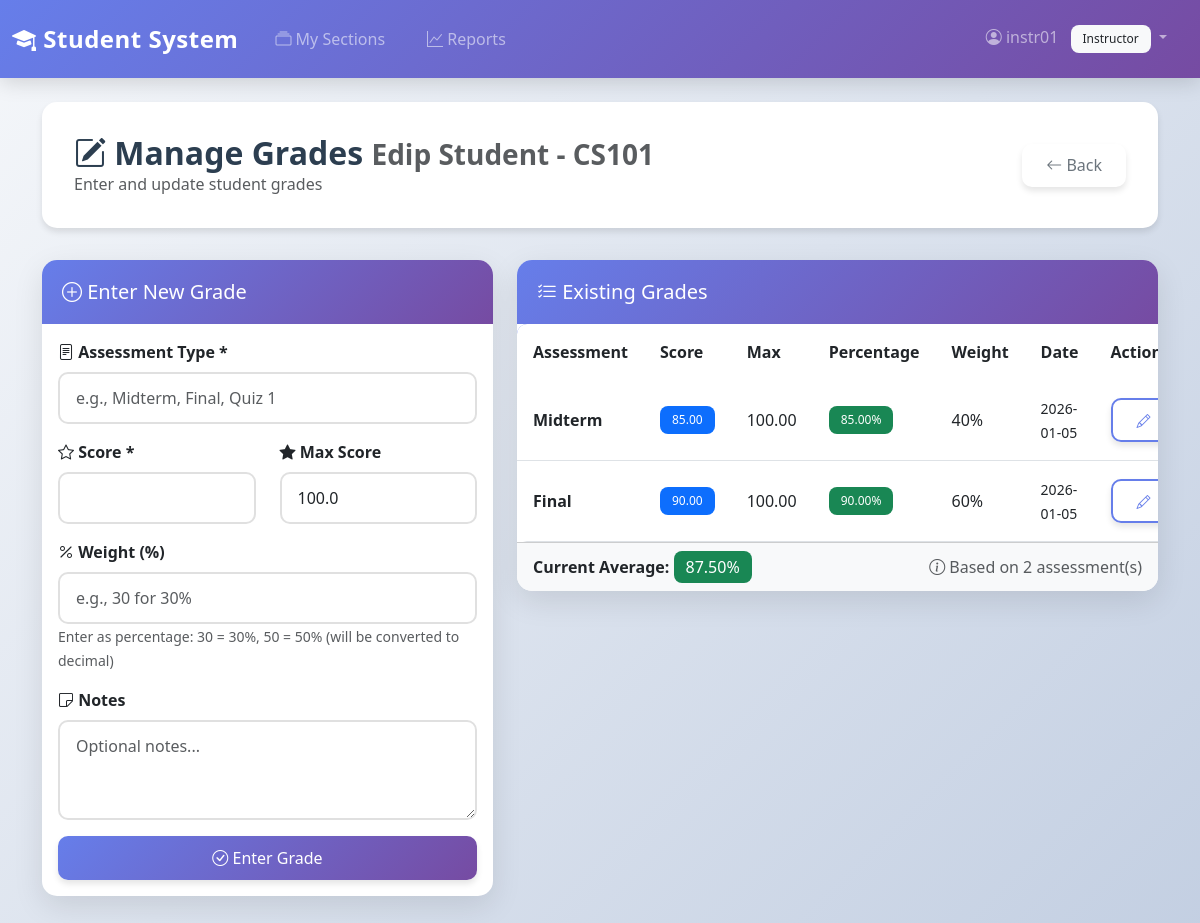
/instructor/enrollments/13/grades (signed in), run on the app's committed database.
### models/user.py (models this page shows, shortened)
class User(UserMixin, db.Model):
    __tablename__ = 'users'
    user_id = db.Column(db.Integer, primary_key=True)
    username = db.Column(db.String(50), unique=True, nullable=False, index=True)
    password_hash = db.Column(db.String(255), nullable=False)
    role = db.Column(db.String(20), nullable=False, index=True)  # Admin, Instructor, Student
    created_at = db.Column(db.DateTime, server_default=db.func.now())

### models/student.py (models this page shows, shortened)
class Student(db.Model):
    __tablename__ = 'students'
    student_id = db.Column(db.Integer, primary_key=True)
    user_id = db.Column(db.Integer, db.ForeignKey('users.user_id', ondelete='CASCADE'), unique=True, nullable=False)
    first_name = db.Column(db.String(50), nullable=False)
    last_name = db.Column(db.String(50), nullable=False)
    email = db.Column(db.String(100), unique=True, nullable=False)
    phone = db.Column(db.String(20), nullable=True)
    date_of_birth = db.Column(db.Date, nullable=True)
    enrollment_date = db.Column(db.Date, nullable=True)
    enrollments = db.relationship('Enrollment', backref='student', lazy='dynamic', cascade='all, delete-orphan')
    @property
    def student_name(self):
        return f"{self.first_name} {self.last_name}".strip()
    @property
    def full_name(self):
        return self.student_name

### models/course.py (models this page shows, shortened)
class Course(db.Model):
    __tablename__ = 'courses'
    course_id = db.Column(db.Integer, primary_key=True)
    course_code = db.Column(db.String(20), unique=True, nullable=False)
    course_name = db.Column(db.String(100), nullable=False)
    description = db.Column(db.Text, nullable=True)
    credits = db.Column(db.Integer, nullable=False)
    department = db.Column(db.String(100), nullable=True)  # String, not foreign key in SQL
    sections = db.relationship('ClassSection', backref='course', lazy='dynamic', cascade='all, delete-orphan')

### models/grade.py (models this page shows, shortened)
class Grade(db.Model):
    __tablename__ = 'grades'
    grade_id = db.Column(db.Integer, primary_key=True)
    enrollment_id = db.Column(db.Integer, db.ForeignKey('enrollments.enrollment_id', ondelete='CASCADE'), nullable=False)
    assessment_type = db.Column(db.String(50), nullable=False)  # SQL'de string, not foreign key
    score = db.Column(db.Numeric(5, 2), nullable=False)
    max_score = db.Column(db.Numeric(5, 2), default=100.00, nullable=True)
    weight = db.Column(db.Numeric(5, 2), nullable=True)
    graded_date = db.Column(db.Date, server_default=db.func.current_date(), nullable=True)
    notes = db.Column(db.Text, nullable=True)

### controllers/instructor.py (the view, shortened to what this page needs)
@instructor_bp.route('/enrollments/<int:enrollment_id>/grades', methods=['GET', 'POST'])
@instructor_required
def manage_grades(enrollment_id):
    from models import Instructor, User
    from database import db
    instructor = None
    if current_user.user_id:
        instructor = db.session.query(Instructor).filter_by(user_id=current_user.user_id).first()
    if not instructor:
        user = db.session.query(User).filter_by(username=current_user.username).first()
        if user and user.user_id:
            instructor = db.session.query(Instructor).filter_by(user_id=user.user_id).first()
    if not instructor:
        flash('Instructor profile not found', 'danger')
        return redirect(url_for('auth.logout'))
    from repositories import EnrollmentRepository
    enrollment = EnrollmentRepository.get_by_id(enrollment_id)
    if not enrollment or enrollment.section.instructor_id != instructor.instructor_id:
        flash('Enrollment not found or access denied', 'danger')
        return redirect(url_for('instructor.dashboard'))
    grades = GradeRepository.get_by_enrollment(enrollment_id)
    form = GradeForm(request.form)
    return render_template('instructor/grades.html', enrollment=enrollment, grades=grades, form=form)

### templates/instructor/grades.html (shortened to what this page needs)
{% extends "base.html" %}
{% block content %}
<div class="page-header">
    <div class="d-flex justify-content-between align-items-center">
        <div>
            <h2>
                <i class="bi bi-pencil-square"></i> Manage Grades
                <small class="text-muted">{{ enrollment.student.full_name }} - {{ enrollment.section.course.course_code }}</small>
            </h2>
            <p class="text-muted mb-0">Enter and update student grades</p>
        </div>
        <a href="{{ url_for('instructor.view_section', section_id=enrollment.section_id) }}" class="btn btn-outline-secondary">
            <i class="bi bi-arrow-left"></i> Back
        </a>
    </div>
</div>
<div class="row g-4">
    <div class="col-md-5">
        <div class="card">
            <div class="card-header text-white">
                <h5 class="mb-0"><i class="bi bi-plus-circle"></i> Enter New Grade</h5>
            </div>
            <div class="card-body">
                <form method="POST">
                    <div class="mb-3">
                        <label for="assessment_type" class="form-label fw-bold">
                            <i class="bi bi-file-text"></i> Assessment Type *
                        </label>
                        <input type="text" class="form-control" id="assessment_type" name="assessment_type"
                               value="{{ form.assessment_type.data or '' }}"
                               placeholder="e.g., Midterm, Final, Quiz 1" required>
                    </div>
                    <div class="row">
                        <div class="col-md-6">
                            <div class="mb-3">
                                <label for="score" class="form-label fw-bold">
                                    <i class="bi bi-star"></i> Score *
                                </label>
                                <input type="number" step="0.01" class="form-control" id="score" name="score"
                                       value="{{ form.score.data or '' }}" required>
                            </div>
                        </div>
                        <div class="col-md-6">
                            <div class="mb-3">
                                <label for="max_score" class="form-label fw-bold">
                                    <i class="bi bi-star-fill"></i> Max Score
                                </label>
                                <input type="number" step="0.01" class="form-control" id="max_score" name="max_score"
                                       value="{{ form.max_score.data or 100.00 }}">
                            </div>
                        </div>
                    </div>
                    <div class="mb-3">
                        <label for="weight" class="form-label fw-bold">
                            <i class="bi bi-percent"></i> Weight (%)
                        </label>
                        <input type="number" step="0.01" min="0" max="100" class="form-control" id="weight" name="weight"
                               value="{{ form.weight.data or '' }}" placeholder="e.g., 30 for 30%">
                        <small class="text-muted">Enter as percentage: 30 = 30%, 50 = 50% (will be converted to decimal)</small>
                    </div>
                    <div class="mb-3">
                        <label for="notes" class="form-label fw-bold">
                            <i class="bi bi-sticky"></i> Notes
                        </label>
                        <textarea class="form-control" id="notes" name="notes" rows="3" placeholder="Optional notes...">{{ form.notes.data or '' }}</textarea>
                    </div>
                    <button type="submit" class="btn btn-primary w-100">
                        <i class="bi bi-check-circle"></i> Enter Grade
                    </button>
                </form>
            </div>
        </div>
    </div>
    <div class="col-md-7">
        <div class="card">
            <div class="card-header text-white bg-info">
                <h5 class="mb-0"><i class="bi bi-list-check"></i> Existing Grades</h5>
            </div>
            <div class="card-body p-0">
                <div class="table-responsive">
                    <table class="table table-hover mb-0">
                        <thead>
                            <tr>
                                <th>Assessment</th>
                                <th>Score</th>
                                <th>Max</th>
                                <th>Percentage</th>
                                <th>Weight</th>
                                <th>Date</th>
                                <th>Actions</th>
                            </tr>
                        </thead>
                        <tbody>
                            {% for grade in grades %}
                            <tr>
                                <td><strong>{{ grade.assessment_type }}</strong></td>
                                <td><span class="badge bg-primary">{{ "%.2f"|format(grade.score) }}</span></td>
                                <td>{{ "%.2f"|format(grade.max_score) }}</td>
                                <td>
                                    <span class="badge bg-{{ 'success' if (grade.score / grade.max_score * 100) >= 70 else 'warning' if (grade.score / grade.max_score * 100) >= 50 else 'danger' }}">
                                        {{ "%.2f"|format((grade.score / grade.max_score) * 100) }}%
                                    </span>
                                </td>
                                <td>
                                    {% if grade.weight %}
                                        {{ "%.0f"|format(grade.weight * 100) }}%
                                    {% else %}
                                        -
                                    {% endif %}
                                </td>
                                <td><small>{{ grade.graded_date }}</small></td>
                                <td>
                                    <div class="btn-group" role="group">
                                        <a href="{{ url_for('instructor.edit_grade', grade_id=grade.grade_id) }}" class="btn btn-sm btn-outline-primary">
                                            <i class="bi bi-pencil"></i>
                                        </a>
                                    </div>
                                </td>
                            </tr>
                            {% endfor %}
                        </tbody>
                    </table>
                </div>
                {% if grades %}
                <div class="card-footer bg-light">
                    <div class="d-flex justify-content-between align-items-center">
                        <div>
                            <strong>Current Average:</strong>
                            {% set total_score = grades | sum(attribute='score') %}
                            {% set total_max = grades | sum(attribute='max_score') %}
                            {% set avg = (total_score / total_max * 100) if total_max > 0 else 0 %}
                            <span class="badge bg-{{ 'success' if avg >= 70 else 'warning' if avg >= 50 else 'danger' }} fs-6">
                                {{ "%.2f"|format(avg) }}%
                            </span>
                        </div>
                        <div>
                            <span class="text-muted">
                                <i class="bi bi-info-circle"></i> Based on {{ grades|length }} assessment(s)
                            </span>
                        </div>
                    </div>
                </div>
                {% endif %}
            </div>
        </div>
    </div>
</div>
{% endblock %}

### templates/base.html (shortened to what this page needs)
<!DOCTYPE html>
<html lang="en">
<head>
    <link href="https://cdn.jsdelivr.net/npm/bootstrap@5.3.0/dist/css/bootstrap.min.css" rel="stylesheet">
    <link href="https://cdn.jsdelivr.net/npm/bootstrap-icons@1.11.0/font/bootstrap-icons.css" rel="stylesheet">
</head>
<body>
    <nav class="navbar navbar-expand-lg navbar-dark">
        <div class="container-fluid">
            <a class="navbar-brand" href="{{ url_for('index') }}">
                <i class="bi bi-mortarboard-fill"></i> Student System
            </a>
            <div class="collapse navbar-collapse" id="navbarNav">
                <ul class="navbar-nav me-auto">
                    {% if current_user.is_authenticated %}
                        {% if current_user.role == 'Admin' %}
                            <li class="nav-item">
                                <a class="nav-link" href="{{ url_for('admin.dashboard') }}">
                                    <i class="bi bi-speedometer2"></i> Dashboard
                                </a>
                            </li>
                            <li class="nav-item">
                                <a class="nav-link" href="{{ url_for('admin.students') }}">
                                    <i class="bi bi-people"></i> Students
                                </a>
                            </li>
                            <li class="nav-item">
                                <a class="nav-link" href="{{ url_for('admin.instructors') }}">
                                    <i class="bi bi-person-badge"></i> Instructors
                                </a>
                            </li>
                            <li class="nav-item">
                                <a class="nav-link" href="{{ url_for('admin.courses') }}">
                                    <i class="bi bi-book"></i> Courses
                                </a>
                            </li>
                            <li class="nav-item">
                                <a class="nav-link" href="{{ url_for('reports.course_performance') }}">
                                    <i class="bi bi-graph-up"></i> Reports
                                </a>
                            </li>
                        {% elif current_user.role == 'Instructor' %}
                            <li class="nav-item">
                                <a class="nav-link" href="{{ url_for('instructor.dashboard') }}">
                                    <i class="bi bi-collection"></i> My Sections
                                </a>
                            </li>
                            <li class="nav-item">
                                <a class="nav-link" href="{{ url_for('reports.course_performance') }}">
                                    <i class="bi bi-graph-up"></i> Reports
                                </a>
                            </li>
                        {% endif %}
                    {% endif %}
                </ul>
                <ul class="navbar-nav">
                    {% if current_user.is_authenticated %}
                        <li class="nav-item dropdown">
                            <a class="nav-link dropdown-toggle" href="#" id="navbarDropdown" role="button" data-bs-toggle="dropdown">
                                <i class="bi bi-person-circle"></i> {{ current_user.username }}
                                <span class="badge bg-light text-dark ms-2">{{ current_user.role }}</span>
                            </a>
                        </li>
                    {% endif %}
                </ul>
            </div>
        </div>
    </nav>
    <div class="container mt-4 mb-5">
        {% block content %}{% endblock %}
    </div>
</body>
</html>

### data on the page
User: username "instr01", role "Instructor"
Student: student.full_name "Edip Student"
Course: section.course.course_code "CS101"
Grade: assessment_type "Midterm", score "85.00", max_score "100.00", (grade.score/grade.max_score)*100 "85.00", grade.weight*100 "40", graded_date "2026-01-05"
Grade: assessment_type "Final", score "90.00", max_score "100.00", (grade.score/grade.max_score)*100 "90.00", grade.weight*100 "60", graded_date "2026-01-05"

### other printed values
{{ "%.2f"|format(avg) }} "87.50"
{{ grades|length }} "2"
